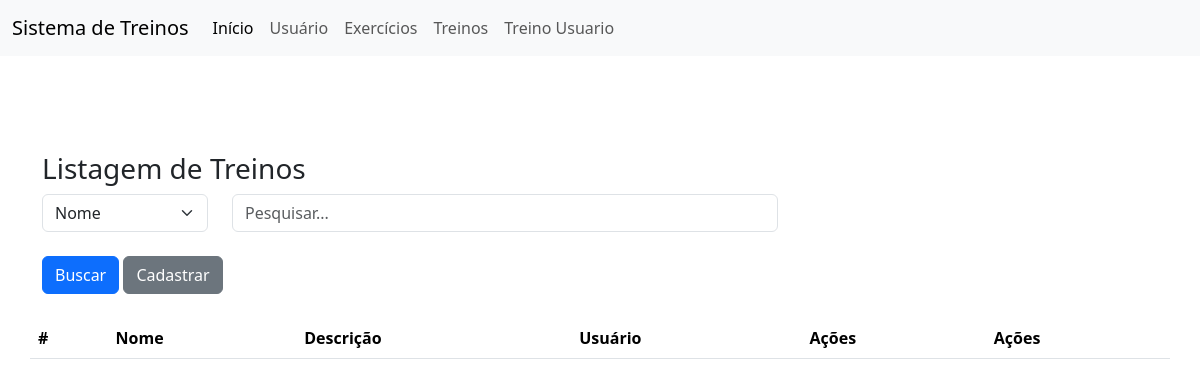
/treino/TreinoList.php, run on an earlier commit of the app's database.
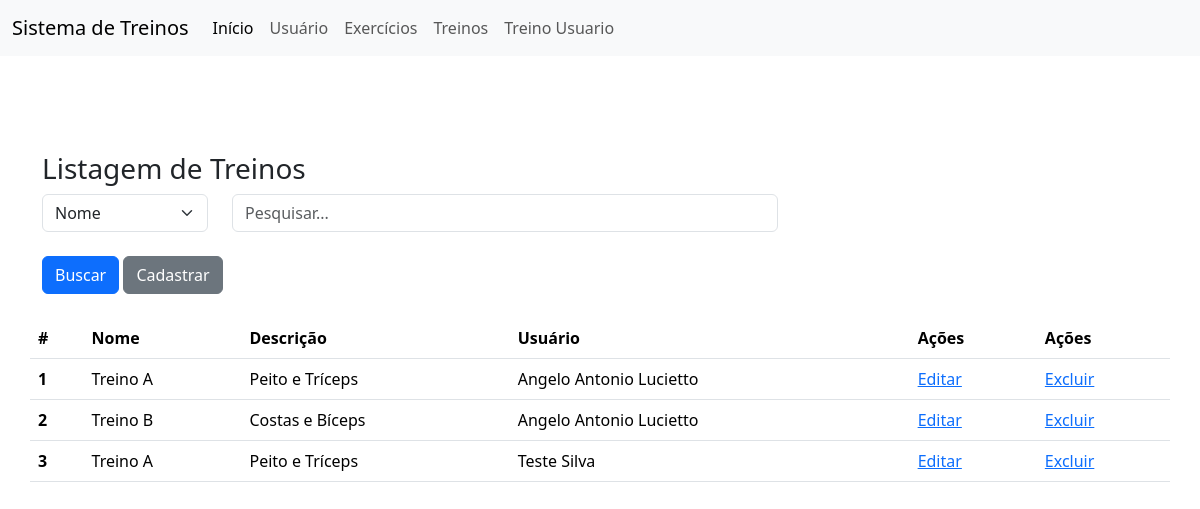
And on a later commit of the database.
### tables this page shows
CREATE TABLE IF NOT EXISTS `treino` (
  `id` int NOT NULL AUTO_INCREMENT,
  `nome` varchar(100) DEFAULT NULL,
  `descricao` text,
  `usuario_id` int unsigned DEFAULT NULL,
  PRIMARY KEY (`id`)
);

CREATE TABLE IF NOT EXISTS `usuario` (
  `id` int NOT NULL AUTO_INCREMENT,
  `nome` varchar(100) DEFAULT NULL,
  `senha` varchar(150) NOT NULL DEFAULT '0',
  `cpf` varchar(50) DEFAULT NULL,
  `telefone` varchar(50) DEFAULT NULL,
  `email` varchar(50) DEFAULT NULL,
  `cargo` enum('aluno','professor') DEFAULT NULL,
  PRIMARY KEY (`id`)
);

### db.class.php (called while the page is built, shortened)
<?php
class db {
    private $host = "localhost";
    private $user = "root";
    private $password = "";
    private $dbname ="bancotrabalhopweb1";
    private $table_name;
    public function __construct($table_name){
        $this->table_name = $table_name;
        return $this->conn();
    }
    function conn(){
        try{
            $conn = new PDO(
                "mysql:host=$this->host;dbname=$this->dbname",
                $this->user,
                $this->password,
                [
                    PDO::ATTR_ERRMODE,
                    PDO::ERRMODE_EXCEPTION,
                    PDO::MYSQL_ATTR_INIT_COMMAND =>"SET NAMES utf8"
                ]
            );
            return $conn;
        } catch(PDOException $e){
            echo "Erro: ". $e->getMessage();
        }
    }
    public function all(){
        $conn = $this->conn();
        $sql = "SELECT * FROM $this->table_name";
        $st = $conn->prepare( $sql);
        $st->execute();
        return $st->fetchAll(PDO::FETCH_CLASS);
    }
    public function find($id){
        $conn = $this->conn();
        $sql = "SELECT * FROM $this->table_name WHERE id = ?";
        $st = $conn->prepare( $sql);
        $st->execute([$id]);
        return $st->fetchObject();
    }
}

### treino/TreinoList.php (the view, shortened to what this page needs)
<?php
    include "../db.class.php";
    include_once "../header.php";
    $db = new db('treino');
    if (!empty($_POST)) {
        $dados = $db->search($_POST);
    } else {
        $dados = $db->all();
    }
?>
<body>
    <div class="container mt-5">
        <div class="row">
            <h3>Listagem de Treinos</h3>
            <form action="./TreinoList.php" method="post">
                <div class="row">
                    <div class="col-md-2">
                        <select name="tipo" class="form-select">
                            <option value="nome">Nome</option>
                        </select>
                    </div>
                    <div class="col-md-6">
                        <input type="text" name="valor" placeholder="Pesquisar..." class="form-control">
                    </div>
                </div>
                <div class="row">
                    <div class="col mt-4">
                        <button type="submit" class="btn btn-primary">Buscar</button>
                        <a href="./TreinoForm.php" class="btn btn-secondary">Cadastrar</a>
                    </div>
                </div>
            </form>
        </div>
        <div class="row mt-4">
            <table class="table table-hover">
                <thead>
                    <tr>
                        <th>#</th>
                        <th>Nome</th>
                        <th>Descrição</th>
                        <th>Usuário</th>
                        <th>Ações</th>
                        <th>Ações</th>
                    </tr>
                </thead>
                <tbody>
                    <?php
                        $dbUsuario = new db('usuario');
                        foreach ($dados as $item) {
                            $usuario = $dbUsuario->find($item->usuario_id);
                            $nomeUsuario = $usuario ? $usuario->nome : 'Usuário não encontrado';
                            echo "
                            <tr>
                                <th scope='row'>{$item->id}</th>
                                <td>{$item->nome}</td>
                                <td>{$item->descricao}</td>
                                <td>{$nomeUsuario}</td>
                                <td><a href='./TreinoForm.php?id={$item->id}'>Editar</a></td>
                                <td>
                                    <a
                                        onclick='return confirm(\"Deseja excluir este treino?\")'
                                        href='./TreinoList.php?id={$item->id}'>Excluir</a>
                                </td>
                            </tr>
                            ";
                        }
                    ?>
                </tbody>
            </table>
        </div>
    </div>
<?php include_once "../footer.php"; ?>

What changed in the data, as far as the page shows it:
added treino: id "1", nome "Treino A", descricao "Peito e Tríceps", usuario.nome "Angelo Antonio Lucietto"
added treino: id "2", nome "Treino B", descricao "Costas e Bíceps", usuario.nome "Angelo Antonio Lucietto"
added treino: id "3", nome "Treino A", descricao "Peito e Tríceps", usuario.nome "Teste Silva"
